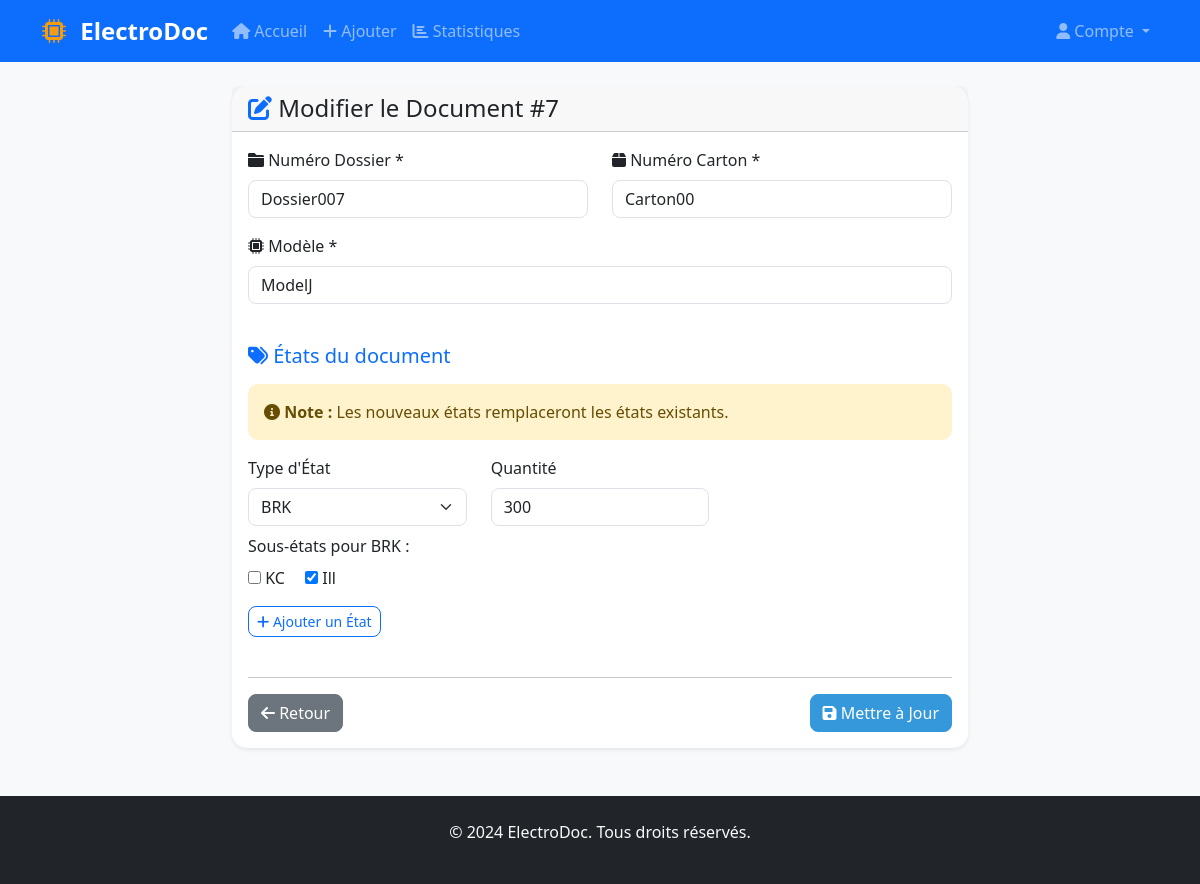
Page /edit/7 (signed in) on the committed database.
### app.py (models this page shows, shortened)
class Document(db.Model):
    __tablename__ = 'documents'
    id = db.Column(db.Integer, primary_key=True)
    numero_dossier = db.Column(db.String(100), nullable=False, unique=True)
    numero_carton = db.Column(db.String(100), nullable=False)
    modele = db.Column(db.String(100), nullable=False)
    states = db.relationship('DocumentState', backref='document', lazy='dynamic', cascade='all, delete-orphan')

class DocumentState(db.Model):
    __tablename__ = 'document_states'
    id = db.Column(db.Integer, primary_key=True)
    document_id = db.Column(db.Integer, db.ForeignKey('documents.id'), nullable=False)
    state_type = db.Column(db.String(50), nullable=False)
    sub_state = db.Column(db.String(200))
    quantity = db.Column(db.Integer, nullable=True)
    def get_sub_states(self):
        return self.sub_state.split(',') if self.sub_state else []

### app.py (the view, shortened to what this page needs)
@app.route('/edit/<int:id>', methods=['GET', 'POST'])
def edit_document(id):
    if not is_logged_in():
        return redirect(url_for('auth.login'))
    document = Document.query.get_or_404(id)
    etats = [{'id': etat, 'nom': etat} for etat in ALL_ETATS]
    selected_etats = [state.state_type for state in document.states]
    return render_template('edit_document.html', document=document, etats=etats, selected_etats=selected_etats)

### app.py (called while the page is built)
def is_logged_in():
    return 'user_id' in session

### templates/edit_document.html (shortened to what this page needs)
{% extends "base.html" %}
{% block content %}
<div class="row justify-content-center">
  <div class="col-md-8">
    <div class="card">
      <div class="card-header">
        <h4 class="card-title mb-0">
          <i class="fas fa-edit text-primary"></i> Modifier le Document #{{ document.id }}
        </h4>
      </div>
      <div class="card-body">
        <form method="POST">
          <div class="row mb-4">
            <div class="col-md-6 mb-3">
              <label for="numero_dossier" class="form-label">
                <i class="fas fa-folder"></i> Numéro Dossier *
              </label>
              <input type="text" class="form-control" id="numero_dossier" name="numero_dossier"
                     value="{{ document.numero_dossier }}" required>
            </div>
            <div class="col-md-6 mb-3">
              <label for="numero_carton" class="form-label">
                <i class="fas fa-box"></i> Numéro Carton *
              </label>
              <input type="text" class="form-control" id="numero_carton" name="numero_carton"
                     value="{{ document.numero_carton }}" required>
            </div>
            <div class="col-12 mb-3">
              <label for="modele" class="form-label">
                <i class="fas fa-microchip"></i> Modèle *
              </label>
              <input type="text" class="form-control" id="modele" name="modele"
                     value="{{ document.modele }}" required>
            </div>
          </div>
          <div class="row mb-4">
            <div class="col-12">
              <h5 class="text-primary mb-3">
                <i class="fas fa-tags"></i> États du document
              </h5>
              <div class="alert alert-warning">
                <i class="fas fa-info-circle"></i>
                <strong>Note :</strong> Les nouveaux états remplaceront les états existants.
              </div>
              <div id="states-container">
                {% for state in document.states %}
                  {% set sub_states = state.get_sub_states() %}
                  <div class="state-row row mb-3">
                    <div class="col-md-4">
                      <label class="form-label">Type d'État</label>
                      <select class="form-select state-type" name="etats" required>
                        {% for etat in etats %}
                          <option value="{{ etat.id }}" {% if etat.id == state.state_type %}selected{% endif %}>
                            {{ etat.nom }}
                          </option>
                        {% endfor %}
                      </select>
                    </div>
                    <div class="col-md-4">
                      <label class="form-label">Quantité</label>
                      <input type="number" class="form-control" name="quantities"
                             value="{{ state.quantity or 1 }}" min="1" required>
                    </div>
                    <div class="col-md-4 d-flex align-items-end">
                    </div>
                    <div class="col-12 mt-2 sub-states-container" {% if state.state_type != 'BRK' %}style="display:none;"{% endif %}>
                      <label class="form-label">Sous-états pour BRK :</label><br>
                      <label>
                        <input type="checkbox" name="sub_states_{{ loop.index0 }}" value="KC"
                               {% if 'KC' in sub_states %}checked{% endif %}> KC
                      </label>
                      <label class="ms-3">
                        <input type="checkbox" name="sub_states_{{ loop.index0 }}" value="Ill"
                               {% if 'Ill' in sub_states %}checked{% endif %}> Ill
                      </label>
                    </div>
                  </div>
                {% endfor %}
              </div>
              <button type="button" class="btn btn-outline-primary btn-sm" id="add-state-btn">
                <i class="fas fa-plus"></i> Ajouter un État
              </button>
            </div>
          </div>
          <div class="row">
            <div class="col-12">
              <hr>
              <div class="d-flex justify-content-between">
                <a href="{{ url_for('dashboard') }}" class="btn btn-secondary">
                  <i class="fas fa-arrow-left"></i> Retour
                </a>
                <button type="submit" class="btn btn-primary">
                  <i class="fas fa-save"></i> Mettre à Jour
                </button>
              </div>
            </div>
          </div>
        </form>
      </div>
    </div>
  </div>
</div>
{% endblock %}

### templates/base.html (style rules this page uses)
:root { --primary-color: #2c3e50; --secondary-color: #3498db; --success-color: #27ae60; --warning-color: #f39c12; --danger-color: #e74c3c; }
body { background-color: #f8f9fa; font-family: 'Segoe UI', Tahoma, Geneva, Verdana, sans-serif; }
.card { border: none; border-radius: 15px; box-shadow: 0 0.125rem 0.25rem rgba(0, 0, 0, 0.075); transition: all 0.3s ease; }
.btn { border-radius: 8px; font-weight: 500; transition: all 0.3s ease; }
.btn-primary { background-color: var(--secondary-color); border-color: var(--secondary-color); }
.alert { border-radius: 10px; border: none; }
.form-control, .form-select { border-radius: 8px; border: 1px solid #dee2e6; }

### rows in the picture
Document: id "7", numero_dossier "Dossier007", numero_carton "Carton00", modele "ModelJ"
DocumentState: etats "BRK", quantities "300"
